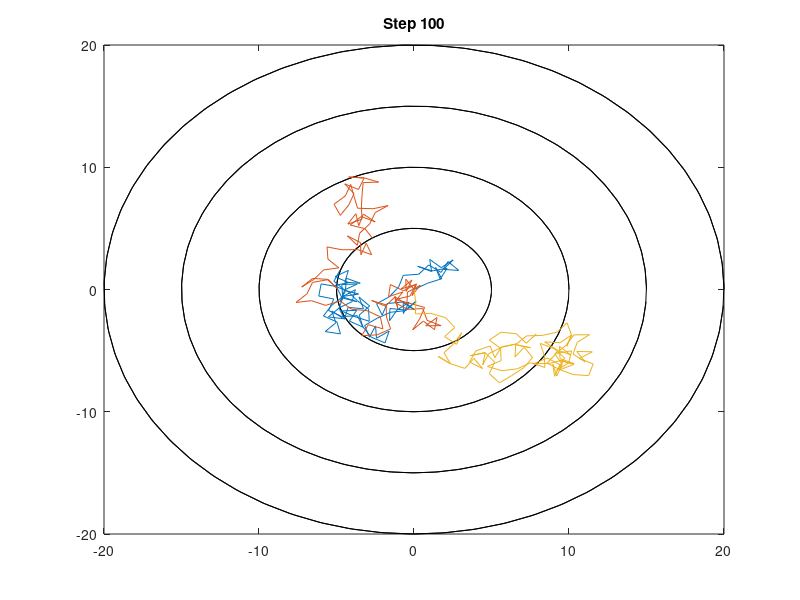

This chart was generated by the following MATLAB code:
 clear all;
close all;
clc;
% Plot the circle
theta = [0:0.1:4*pi];
number_circle = 4; % Number of circle that will be plotted
radius_incre = 5; % The increasement of readius while for-loop
radius = 0; % Radius
x_circle = zeros;
y_circle = zeros;
for j = 1:number_circle
    radius = radius + radius_incre; % Radius increased 
    for k = 1:length(theta)
        x_circle(k) = radius * cos(theta(k));
        y_circle(k) = radius * sin(theta(k));
    end
    plot(x_circle,y_circle,'black-')
    hold on
end
for j = 1:3
    x_coordinate = 0; % initialize x-cordinate
    y_coordinate = 0; % initialize y-cordinate
    Number_Step = 100; % The number of step that the particle is moving
    Step_size = 1; % The size of step when it moves


    % Angle 
    for i = 1:Number_Step
        Angle = rand*2*pi; % random angle
        % calculate x and y coorditanes to graph
        x_coordinate(i+1) = (Step_size * cos(Angle)) + x_coordinate(i);
        y_coordinate(i+1) = (Step_size * sin(Angle)) + y_coordinate(i);
    end
    x = x_coordinate;
    y = y_coordinate;
    % Graph each step
    plot(x,y)
    hold on
    % Label the graph with the number of steps taken
    title(['Step ',num2str(i)])
    % Set the axes so they don't continually change
    axis([-20,20,-20,20])
    % let the graph refresh
    pause(0.1)
    % We don't need the circles if we don't want to plot them
end
